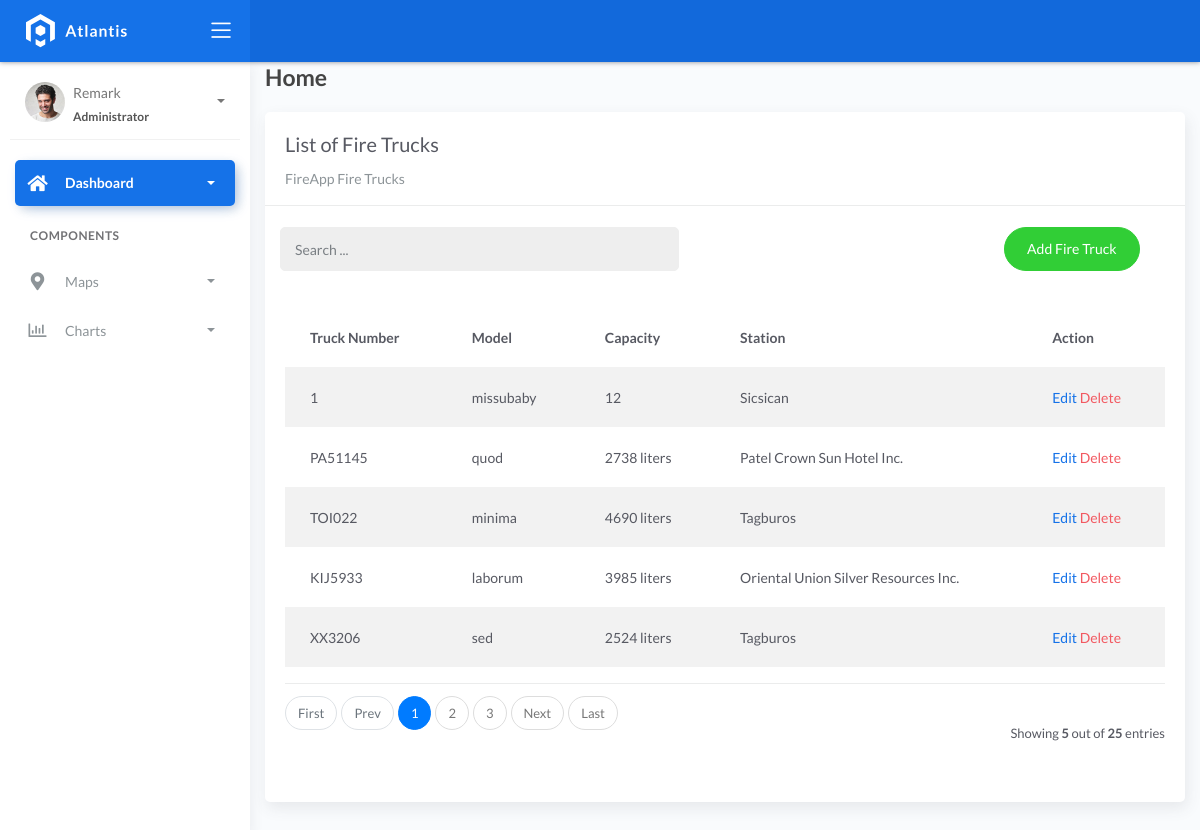
The page /firetrucklist on the database its author committed.
### fire/models.py (models this page shows, shortened)
class BaseModel(models.Model):
    created_at = models.DateTimeField(auto_now_add=True, db_index=True)
    updated_at = models.DateTimeField(auto_now=True)
    class Meta:
        abstract = True

class FireTruck(BaseModel):
    truck_number = models.CharField(max_length=150)
    model = models.CharField(max_length=150)
    capacity = models.CharField(max_length=150)
    station = models.ForeignKey(FireStation, on_delete=models.CASCADE)

class FireStation(BaseModel):
    name = models.CharField(max_length=150)
    latitude = models.DecimalField(
        max_digits=22, decimal_places=16, null=True, blank=True)
    longitude = models.DecimalField(
        max_digits=22, decimal_places=16, null=True, blank=True)
    address = models.CharField(max_length=150)
    city = models.CharField(max_length=150)
    country = models.CharField(max_length=150)
    def __str__(self):
        return self.name

### fire/views.py (the view)
# urls.py: path('firetrucklist', FireTruckList.as_view(), name='firetruck-list'),
class FireTruckList(ListView):
    model = FireTruck
    context_object_name = 'firetruck'
    template_name = "firetrucklist.html"
    paginate_by = 5
    def get_queryset(self, *args, **kwargs):
        qs = super(FireTruckList, self).get_queryset(*args, **kwargs)
        if self.request.GET.get("q") != None:
            query = self.request.GET.get('q')
            qs = qs.filter(Q(truck_number__icontains=query) |
            Q(model__icontains=query) | Q(capacity__icontains=query) | Q(station__name__icontains=query))
        return qs

### templates/firetrucklist.html (shortened to what this page needs)
{% extends 'base.html' %} {% load static %} {% block content %}
<div class="content">
    <div class="container-fluid">
        <h4 class="page-title">Home</h4>
        <div class="row">
            <div class="col-md-12">
                <div class="card">
                    <div class="card-header">
                        <div class="card-title">List of Fire Trucks</div>
                        <div class="card-category">FireApp Fire Trucks</div>
                    </div>
                    <br>
                        <div class="col-md-12 row">
                            <div class="col-md-6">
                                <form action="" class="navbar-left navbar-form nav-search mr-md-3" action="{% url 'firetruck-list' %}">
                                    <div class="input-group">
                                        <input type="text" placeholder="Search ..." class="form-control" name="q">
                                        <div class="input-group-append">
                                        <span class="input-group-text">
                                        </span>
                                        </div>
                                    </div>
                                </form>
                            </div>
                            <div class="col-md-6">
                                <div class="pull-right">
                                    <a href="{% url 'firetruck-add' %}" class="btn btn-success btn-rounded">Add Fire Truck</a>
                                </div>
                            </div>
                        </div>
                    <div class="card-body">
                        <table class="table table-striped mt-3">
                            <thead>
                                <tr>
                                    <th scope="col">Truck Number</th>
                                    <th scope="col">Model</th>
                                    <th scope="col">Capacity</th>
                                    <th scope="col">Station</th>
                                    <th scope="col">Action</th>
                                </tr>
                            </thead>
                            <tbody>
                                {% for object in object_list %}
                                <tr>
                                    <td>{{ object.truck_number }}</td>
                                    <td>{{ object.model }}</td>
                                    <td>{{ object.capacity }}</td>
                                    <td>{{ object.station }}</td>
                                    <td>
                                        <a href="firetrucklist/{{ object.id }}">Edit</a>
                                        <a href="firetrucklist/{{ object.id }}/delete" class="text-danger">Delete</a>
                                    </td>
                                </tr>
                                {% empty %}
                                <tr>
                                    <td colspan="4" style="text-align: center">
                                    <p class="text-sm font-weight-bold mb-0">No Records Found</p>
                                    </td>
                                </tr>
                                {% endfor %}
                            </tbody>
                        </table>
                        {% include 'includes/pagination.html' %}
                    </div>
                </div>
            </div>
        </div>
    </div>
</div>
{% endblock %}

### rows shown on the page
FireTruck: truck_number "1", model "missubaby", capacity "12", station "Sicsican"
FireTruck: truck_number "PA51145", model "quod", capacity "2738 liters", station "Patel Crown Sun Hotel Inc."
FireTruck: truck_number "TOI022", model "minima", capacity "4690 liters", station "Tagburos"
FireTruck: truck_number "KIJ5933", model "laborum", capacity "3985 liters", station "Oriental Union Silver Resources Inc."
FireTruck: truck_number "XX3206", model "sed", capacity "2524 liters", station "Tagburos"

### other values the page prints
{{ page_num }} "1"
{{ page_num }} "2" "3"
{{ object_list.count }} "5"
{{ paginator.count }} "25"
